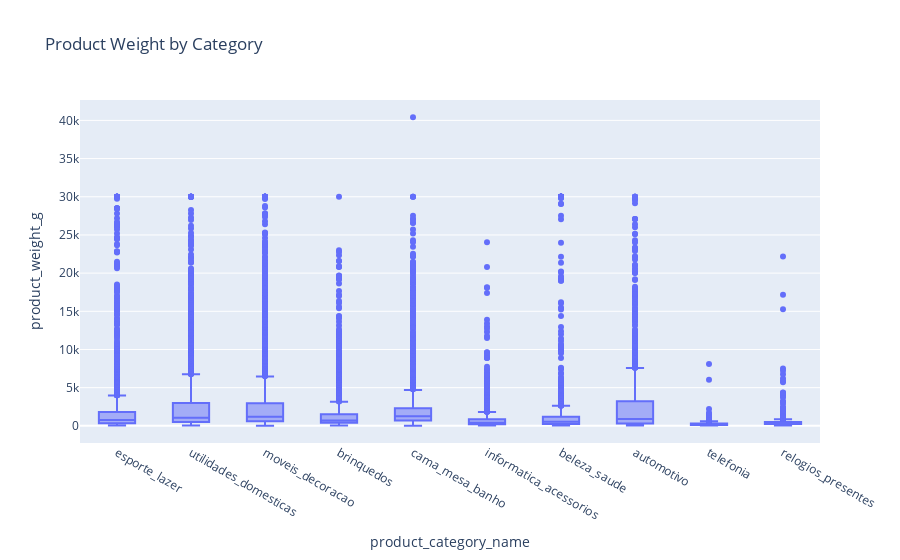

Here is the notebook cell this chart was saved with:
### Markdown cell above
## Bivariate Analysis

### Code cell
# Box plot of product weight by category:
top_categories = df_products['product_category_name'].value_counts().nlargest(10).index
filtered_df = df_products[df_products['product_category_name'].isin(top_categories)]

fig = px.box(filtered_df, x='product_category_name', y='product_weight_g',
             title='Product Weight by Category')
fig.show()

### Figure 1 — Plotly figure (JSON) as saved in the notebook; plotly's stock layout.template omitted (floating-point values rounded to 4 significant figures; data arrays with more than 128 entries replaced by an {"elided": "..."} marker saying what was removed)
{"data": [{"alignmentgroup": "True", "hovertemplate": "product_category_name=%{x}<br>product_weight_g=%{y}<extra></extra>", "legendgroup": "", "marker": {"color": "#636efa"}, "name": "", "notched": false, "offsetgroup": "", "orientation": "v", "showlegend": false, "type": "box", "x": {"elided": "20745 str values"}, "x0": " ", "xaxis": "x", "y": {"elided": "20745 int values"}, "y0": " ", "yaxis": "y"}], "layout": {"boxmode": "group", "legend": {"tracegroupgap": 0}, "title": {"text": "Product Weight by Category"}, "xaxis": {"anchor": "y", "domain": [0, 1], "title": {"text": "product_category_name"}}, "yaxis": {"anchor": "x", "domain": [0, 1], "title": {"text": "product_weight_g"}}}}
